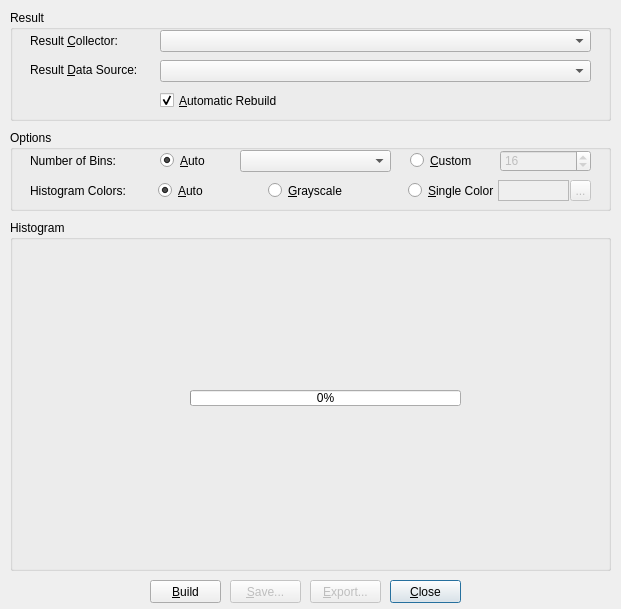
<?xml version="1.0" encoding="UTF-8"?>
<ui version="4.0">
 <class>histogramDialog</class>
 <widget class="QDialog" name="histogramDialog">
  <property name="geometry">
   <rect>
    <x>0</x>
    <y>0</y>
    <width>621</width>
    <height>609</height>
   </rect>
  </property>
  <property name="windowTitle">
   <string>Histogram</string>
  </property>
  <widget class="QGroupBox" name="groupBox">
   <property name="geometry">
    <rect>
     <x>10</x>
     <y>10</y>
     <width>601</width>
     <height>111</height>
    </rect>
   </property>
   <property name="title">
    <string>Result</string>
   </property>
   <widget class="QComboBox" name="rCombo">
    <property name="geometry">
     <rect>
      <x>150</x>
      <y>20</y>
      <width>431</width>
      <height>22</height>
     </rect>
    </property>
   </widget>
   <widget class="QLabel" name="label_2">
    <property name="geometry">
     <rect>
      <x>20</x>
      <y>21</y>
      <width>121</width>
      <height>20</height>
     </rect>
    </property>
    <property name="text">
     <string>Result &amp;Collector:</string>
    </property>
    <property name="buddy">
     <cstring>rCombo</cstring>
    </property>
   </widget>
   <widget class="QLabel" name="label_4">
    <property name="geometry">
     <rect>
      <x>20</x>
      <y>50</y>
      <width>121</width>
      <height>20</height>
     </rect>
    </property>
    <property name="text">
     <string>Result &amp;Data Source:</string>
    </property>
    <property name="buddy">
     <cstring>dCombo</cstring>
    </property>
   </widget>
   <widget class="QComboBox" name="dCombo">
    <property name="geometry">
     <rect>
      <x>150</x>
      <y>50</y>
      <width>431</width>
      <height>22</height>
     </rect>
    </property>
   </widget>
   <widget class="QCheckBox" name="cbAuto">
    <property name="geometry">
     <rect>
      <x>150</x>
      <y>80</y>
      <width>431</width>
      <height>21</height>
     </rect>
    </property>
    <property name="text">
     <string>&amp;Automatic Rebuild</string>
    </property>
    <property name="checked">
     <bool>true</bool>
    </property>
   </widget>
  </widget>
  <widget class="QGroupBox" name="groupBox_3">
   <property name="geometry">
    <rect>
     <x>10</x>
     <y>220</y>
     <width>601</width>
     <height>351</height>
    </rect>
   </property>
   <property name="title">
    <string>Histogram</string>
   </property>
   <widget class="QLabel" name="progressBarMsg">
    <property name="geometry">
     <rect>
      <x>50</x>
      <y>190</y>
      <width>501</width>
      <height>31</height>
     </rect>
    </property>
    <property name="text">
     <string/>
    </property>
    <property name="alignment">
     <set>Qt::AlignCenter</set>
    </property>
   </widget>
   <widget class="QProgressBar" name="progressBar">
    <property name="geometry">
     <rect>
      <x>180</x>
      <y>170</y>
      <width>271</width>
      <height>16</height>
     </rect>
    </property>
    <property name="value">
     <number>0</number>
    </property>
   </widget>
  </widget>
  <widget class="QPushButton" name="btnClose">
   <property name="geometry">
    <rect>
     <x>390</x>
     <y>580</y>
     <width>71</width>
     <height>23</height>
    </rect>
   </property>
   <property name="statusTip">
    <string>Close Tool Window</string>
   </property>
   <property name="text">
    <string>&amp;Close</string>
   </property>
  </widget>
  <widget class="QPushButton" name="btnRebuild">
   <property name="geometry">
    <rect>
     <x>150</x>
     <y>580</y>
     <width>71</width>
     <height>23</height>
    </rect>
   </property>
   <property name="statusTip">
    <string>Update Plot</string>
   </property>
   <property name="text">
    <string>&amp;Build</string>
   </property>
  </widget>
  <widget class="QPushButton" name="btnSave">
   <property name="enabled">
    <bool>false</bool>
   </property>
   <property name="geometry">
    <rect>
     <x>230</x>
     <y>580</y>
     <width>71</width>
     <height>23</height>
    </rect>
   </property>
   <property name="statusTip">
    <string>Save Plot to Image File...</string>
   </property>
   <property name="text">
    <string>&amp;Save...</string>
   </property>
  </widget>
  <widget class="QGroupBox" name="groupBox_4">
   <property name="geometry">
    <rect>
     <x>10</x>
     <y>130</y>
     <width>601</width>
     <height>81</height>
    </rect>
   </property>
   <property name="title">
    <string>Options</string>
   </property>
   <widget class="QLabel" name="label">
    <property name="geometry">
     <rect>
      <x>20</x>
      <y>20</y>
      <width>131</width>
      <height>21</height>
     </rect>
    </property>
    <property name="text">
     <string>Number of Bins:</string>
    </property>
   </widget>
   <widget class="QSpinBox" name="bandSpin">
    <property name="enabled">
     <bool>false</bool>
    </property>
    <property name="geometry">
     <rect>
      <x>490</x>
      <y>20</y>
      <width>91</width>
      <height>22</height>
     </rect>
    </property>
    <property name="minimum">
     <number>2</number>
    </property>
    <property name="maximum">
     <number>100</number>
    </property>
    <property name="value">
     <number>16</number>
    </property>
   </widget>
   <widget class="QRadioButton" name="radioButton">
    <property name="geometry">
     <rect>
      <x>400</x>
      <y>20</y>
      <width>91</width>
      <height>21</height>
     </rect>
    </property>
    <property name="text">
     <string>&amp;Custom</string>
    </property>
   </widget>
   <widget class="QRadioButton" name="radioButton_2">
    <property name="geometry">
     <rect>
      <x>150</x>
      <y>20</y>
      <width>81</width>
      <height>21</height>
     </rect>
    </property>
    <property name="text">
     <string>&amp;Auto</string>
    </property>
    <property name="checked">
     <bool>true</bool>
    </property>
   </widget>
   <widget class="QComboBox" name="aCombo">
    <property name="geometry">
     <rect>
      <x>230</x>
      <y>20</y>
      <width>151</width>
      <height>22</height>
     </rect>
    </property>
   </widget>
   <widget class="QLabel" name="label_3">
    <property name="geometry">
     <rect>
      <x>20</x>
      <y>50</y>
      <width>131</width>
      <height>21</height>
     </rect>
    </property>
    <property name="text">
     <string>Histogram Colors:</string>
    </property>
   </widget>
   <widget class="QWidget" name="widget" native="true">
    <property name="geometry">
     <rect>
      <x>130</x>
      <y>50</y>
      <width>461</width>
      <height>21</height>
     </rect>
    </property>
    <widget class="QToolButton" name="colorChangeButton">
     <property name="enabled">
      <bool>false</bool>
     </property>
     <property name="geometry">
      <rect>
       <x>430</x>
       <y>0</y>
       <width>21</width>
       <height>21</height>
      </rect>
     </property>
     <property name="text">
      <string>...</string>
     </property>
    </widget>
    <widget class="QRadioButton" name="rbCAuto">
     <property name="geometry">
      <rect>
       <x>18</x>
       <y>0</y>
       <width>81</width>
       <height>21</height>
      </rect>
     </property>
     <property name="text">
      <string>&amp;Auto</string>
     </property>
     <property name="checked">
      <bool>true</bool>
     </property>
    </widget>
    <widget class="QRadioButton" name="rbCCustom">
     <property name="geometry">
      <rect>
       <x>268</x>
       <y>0</y>
       <width>91</width>
       <height>21</height>
      </rect>
     </property>
     <property name="text">
      <string>&amp;Single Color</string>
     </property>
    </widget>
    <widget class="QLabel" name="lblColorValue">
     <property name="geometry">
      <rect>
       <x>358</x>
       <y>0</y>
       <width>71</width>
       <height>21</height>
      </rect>
     </property>
     <property name="autoFillBackground">
      <bool>true</bool>
     </property>
     <property name="frameShape">
      <enum>QFrame::StyledPanel</enum>
     </property>
     <property name="text">
      <string/>
     </property>
    </widget>
    <widget class="QRadioButton" name="rbCGray">
     <property name="geometry">
      <rect>
       <x>128</x>
       <y>0</y>
       <width>101</width>
       <height>21</height>
      </rect>
     </property>
     <property name="text">
      <string>&amp;Grayscale</string>
     </property>
    </widget>
   </widget>
  </widget>
  <widget class="QPushButton" name="btnExport">
   <property name="enabled">
    <bool>false</bool>
   </property>
   <property name="geometry">
    <rect>
     <x>310</x>
     <y>580</y>
     <width>71</width>
     <height>23</height>
    </rect>
   </property>
   <property name="statusTip">
    <string>Save Plot to Image File...</string>
   </property>
   <property name="text">
    <string>&amp;Export...</string>
   </property>
  </widget>
 </widget>
 <tabstops>
  <tabstop>rCombo</tabstop>
  <tabstop>dCombo</tabstop>
  <tabstop>radioButton_2</tabstop>
  <tabstop>aCombo</tabstop>
  <tabstop>radioButton</tabstop>
  <tabstop>bandSpin</tabstop>
  <tabstop>btnRebuild</tabstop>
  <tabstop>btnSave</tabstop>
  <tabstop>btnExport</tabstop>
  <tabstop>btnClose</tabstop>
 </tabstops>
 <resources/>
 <connections>
  <connection>
   <sender>radioButton_2</sender>
   <signal>toggled(bool)</signal>
   <receiver>aCombo</receiver>
   <slot>setEnabled(bool)</slot>
   <hints>
    <hint type="sourcelabel">
     <x>189</x>
     <y>161</y>
    </hint>
    <hint type="destinationlabel">
     <x>274</x>
     <y>167</y>
    </hint>
   </hints>
  </connection>
  <connection>
   <sender>radioButton</sender>
   <signal>toggled(bool)</signal>
   <receiver>bandSpin</receiver>
   <slot>setEnabled(bool)</slot>
   <hints>
    <hint type="sourcelabel">
     <x>446</x>
     <y>157</y>
    </hint>
    <hint type="destinationlabel">
     <x>524</x>
     <y>156</y>
    </hint>
   </hints>
  </connection>
  <connection>
   <sender>rbCCustom</sender>
   <signal>toggled(bool)</signal>
   <receiver>colorChangeButton</receiver>
   <slot>setEnabled(bool)</slot>
   <hints>
    <hint type="sourcelabel">
     <x>446</x>
     <y>189</y>
    </hint>
    <hint type="destinationlabel">
     <x>576</x>
     <y>193</y>
    </hint>
   </hints>
  </connection>
 </connections>
</ui>
